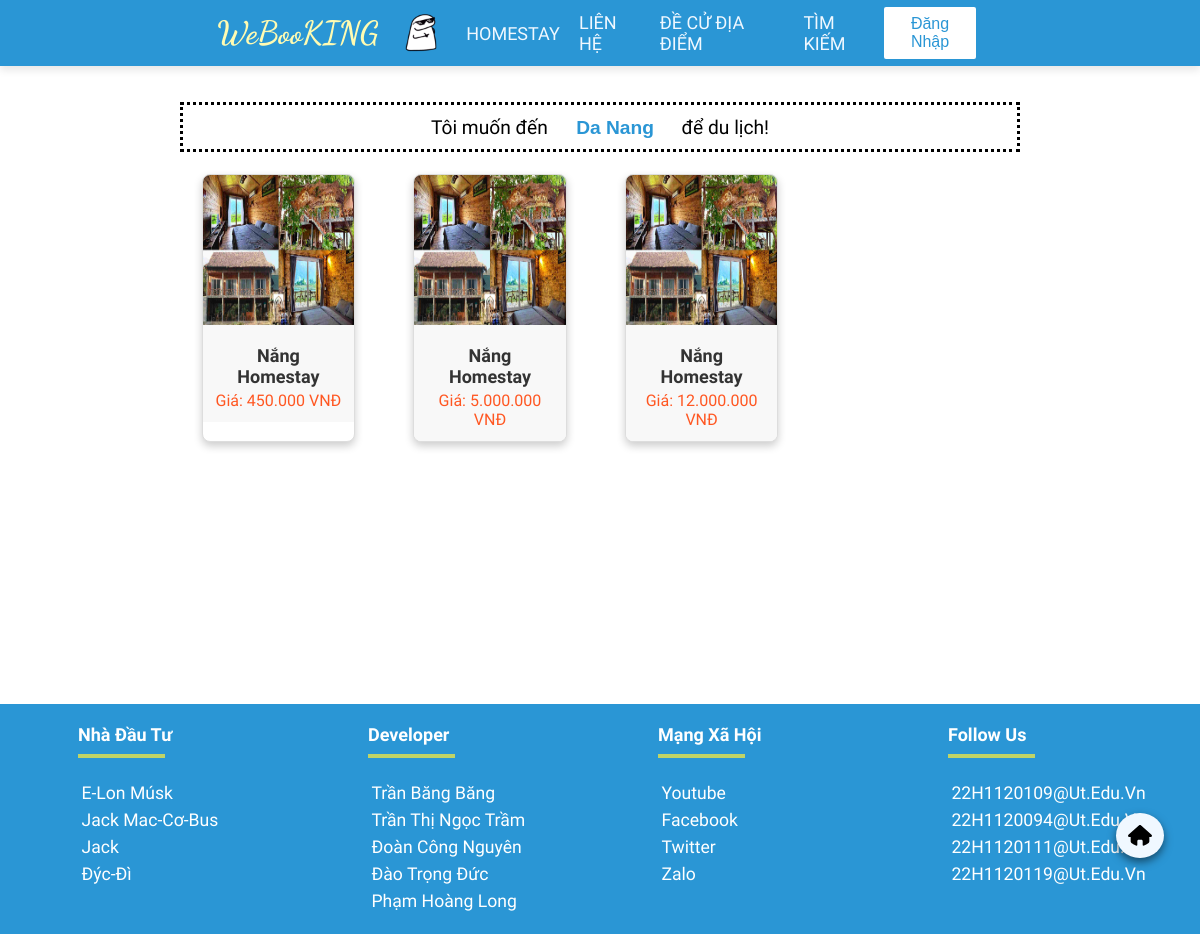
The page /boloc.php?idloai=3 on the database its author committed.
### tables this page shows
CREATE TABLE `locations` (
  `location_id` int(11) NOT NULL,
  `city` varchar(200) NOT NULL,
  `location_image` varchar(100) NOT NULL
);

CREATE TABLE `homestay` (
  `homestay_id` int(11) NOT NULL,
  `location_id` int(10) NOT NULL,
  `homestay_name` varchar(100) NOT NULL,
  `description` varchar(100) NOT NULL,
  `image` varchar(100) NOT NULL,
  `status` varchar(50) NOT NULL
);

CREATE TABLE `homes` (
  `home_id` int(11) NOT NULL,
  `homestay_id` int(11) NOT NULL,
  `home_type` varchar(50) NOT NULL,
  `price` int(50) NOT NULL,
  `capacity` int(50) NOT NULL,
  `home_image` varchar(100) NOT NULL,
  `home_status` varchar(100) NOT NULL,
  `home_description` varchar(1000) NOT NULL,
  `home_admin_id` int(11) NOT NULL
);

### boloc.php (the view, shortened to what this page needs)
<?php
    include('connect.php');
    $idLoai = isset($_GET['idloai']) ? $_GET['idloai'] : 0;
?>
<!doctype html>
<html>
<head>
<link rel="stylesheet" href="css/boloc.css">
</head>
<body>
    <?php include('header.php'); ?>
    <div class="khung">
    <form id="form_loc" name="form_loc" method="get">
        <label for="idloai">Tôi muốn đến  </label>
        <select name="idloai" id="idloai" onChange="form_loc.submit()">
                <?php
                $sl1 = "SELECT location_id, city FROM locations";
                $kq1 = mysqli_query($link, $sl1);
                while ($d1 = mysqli_fetch_array($kq1)) {
                    ?>
                    <option value="<?php echo $d1["location_id"]; ?>" <?php if ($idLoai == $d1['location_id']) echo 'selected'; ?>>
                        <?php echo $d1["city"]; ?>
                    </option>
                <?php } ?>
        </select>
        <label for="idloai">  để du lịch!</label>
    </form>
    <div class="tour-khung">
        <?php
        if ($idLoai > 0) {
            $query = "SELECT locations.location_id, locations.city, homestay.homestay_id, homestay.homestay_name, homestay.image, homes.price ,homes.capacity, homes.home_type,homes.home_id
                      FROM locations
                      JOIN homestay ON locations.location_id = homestay.location_id
                      JOIN homes ON homestay.homestay_id = homes.homestay_id
                      WHERE locations.location_id = $idLoai
                        AND homes.home_status = 'available'
                        AND homestay.status = 'active'";
        }
        $result = mysqli_query($link, $query);
        while ($d = mysqli_fetch_assoc($result)) {
        ?>
        <div class="tour-item" onclick="window.location.href='page.php?id=<?php echo $d['homestay_id']; ?>&price=<?php echo $d['price']; ?>&home_type=<?php echo urlencode($d['home_type']); ?>&capacity=<?php echo $d['capacity'];?>&home_id=<?php echo $d['home_id'] ;?>';">
            <img src="<?php echo $d['image']; ?>" alt="<?php echo $d['homestay_name']; ?>" class="tour-image">
            <div class="tour-info">
                <h2 class="tour-name"><?php echo $d['homestay_name']; ?></h2>
                <p class="tour-price">Giá: <?php echo number_format($d['price'], 0, ',', '.'); ?> VNĐ</p>
            </div>
        </div>
        <?php
        }
        ?>
    </div>
    </div>
    <?php include('footer.php'); ?>
</body>
</html>

### css/boloc.css (style rules this page uses)
.khung { padding-left: 15%; padding-right: 15%; height: 150%; margin-top: 3%; margin-bottom: 10%; }
.khung form { height: 50px; text-align: center; align-content: center; border-style: dotted; }
.khung form label { font-size: 120%; }
.khung form select { appearance: none; border: 0px; width: 15%; background-color: transparent; color: #2A96D5; font-size: 120%; font-weight: bold; text-align: center; outline: none; }
.tour-khung { display: flex; gap:6%; flex-wrap: wrap; justify-content:start; padding: 2%; }
.tour-item { margin: 5px 5px 5px 5px; border: 1px solid #ddd; border-radius: 8px; overflow: hidden; width: 19%; box-shadow: 0 4px 8px rgba(0, 0, 0, 0.2); background-color: #fff; display: flex; flex-direction: column; cursor: pointer; transition: color 0.3s ease, transform 0.3s ease; }
.tour-image { width: 100%; height: 150px; }
.tour-info { padding: 12px; text-align: center; background-color: #f8f8f8; }
.tour-name { font-size: 18px; margin: 8px 0 4px; color: #333; }
.tour-price { font-size: 16px; color: #ff5722; margin: 0; }

### css/header.css (style rules this page uses)
body { margin:0 0 0 0; font-family: Dosis; font-weight: 500; }
html { scroll-behavior: smooth; }

### css/footer.css (style rules this page uses)
* { margin:0; padding:0; box-sizing: border-box; }
html, body { width: auto; margin: 0; display: flex; flex-direction: column; bottom: 0; left: 0; }

### rows shown on the page
locations: homestay.image (picture), homestay.homestay_name "Nắng Homestay", homes.price "450.000", homes.price "5.000.000", homes.price "12.000.000"

### other values the page prints
form field idloai "Da Nang"
